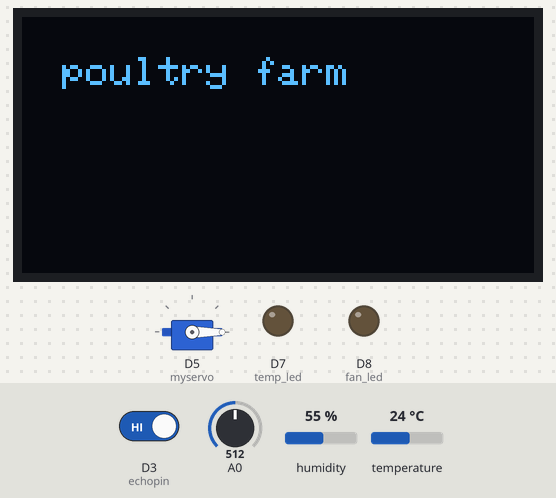
A sketch run on a simulated ESP8266 (NodeMCU). On the bench: servo, 128×64 one-colour display, output pins drawn as LEDs (lit = HIGH). The inputs (shaded band) are chosen by the test bench; at power-on: temperature 24 °C, A0 = 512, D3 (echopin) HIGH, humidity 55 %. WiFi joins after 1.5 s; servers stay silent unless stated; pins used as bus, display or sensor lines are not drawn; what the sketch prints to the serial monitor is not drawn.

Above: at 1.9 s.
At 3.1 s:
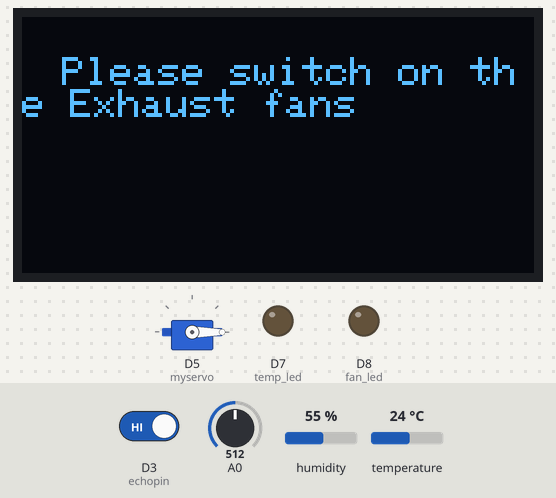
3.2 s: temperature set to 34 °C
13.9 s: temperature set to 37 °C
At 17.6 s:
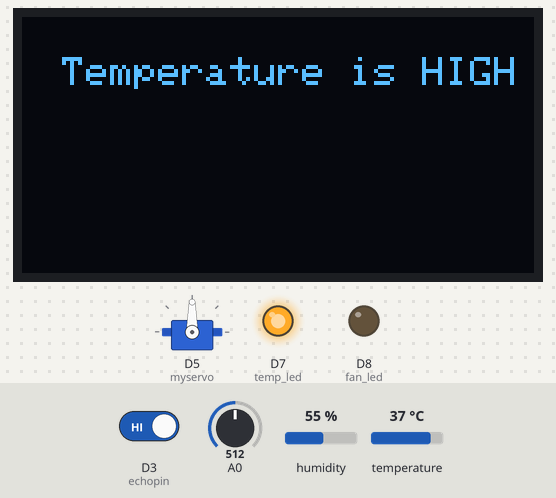
24.7 s: A0 set to 190
At 29.7 s:
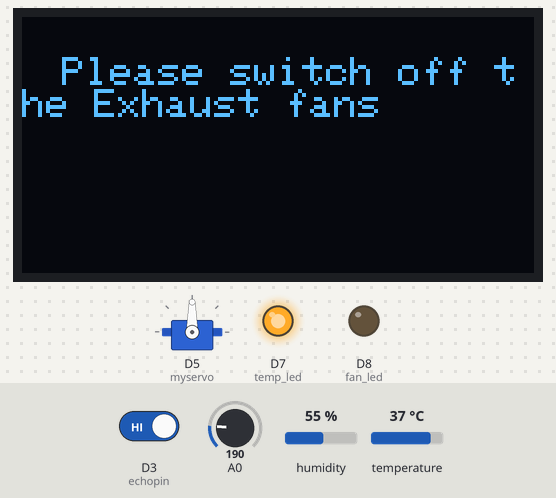
37.5 s: temperature set to 12 °C
At 44.1 s:
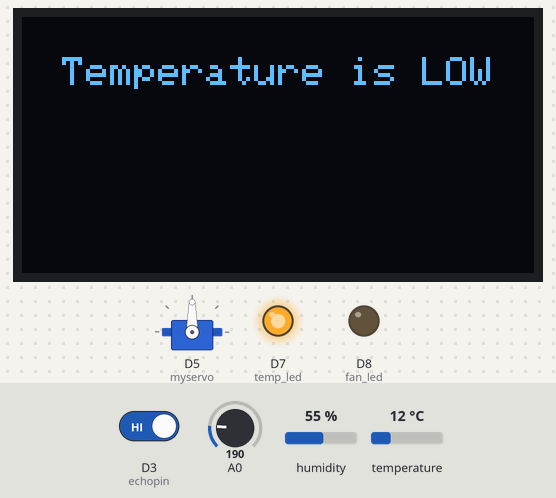
50.3 s: temperature set to 23 °C
57.4 s: temperature set to 26 °C
At 66.1 s:
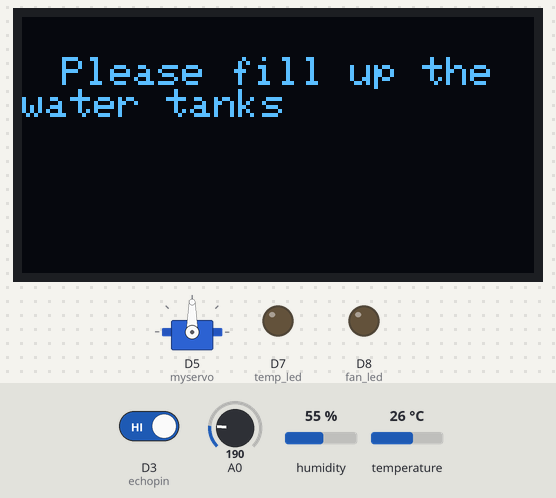
Timing chart, 0 to 67.6 s (numbered marks = the images above; inputs shaded):
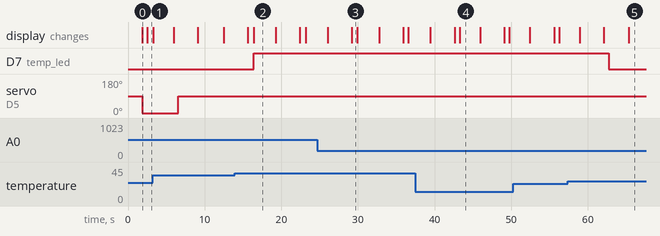

The sketch:

poultry_sample.ino
```cpp
#include <Wire.h>
#include <Adafruit_SSD1306.h>
#include <Adafruit_GFX.h>
#define SSD1306_LCDHEIGHT 64
#define OLED_ADDR   0x3C
Adafruit_SSD1306 display(-1);
#if (SSD1306_LCDHEIGHT != 64)
#error("Height incorrect, please fix Adafruit_SSD1306.h!");
#endif
#include "DHT.h"
#include <Servo.h>
Servo myservo;
#define  DHTPIN D0
#define DHTTYPE DHT11
DHT dht(DHTPIN, DHTTYPE);
int temp_led=D7;
int fan_led=D8;
#define echopin D3
#define trigpin D4
#include <BlynkSimpleEsp8266.h>
#define BLYNK_PRINT Serial
#include <SimpleTimer.h>
SimpleTimer timer;


char auth[] = "e77812f7ef6447a094f30e0fad83f02b";
char ssid[] = "kevin";
char pass[] = "12345678i";


void setup()

{
  Serial.begin(9600);
  Blynk.begin(auth, ssid, pass);
  dht.begin();
  pinMode(temp_led,OUTPUT);
  pinMode(fan_led,OUTPUT);
  pinMode(D3,INPUT);
  pinMode(D4,OUTPUT);
  myservo.attach(D5);
  display.begin(SSD1306_SWITCHCAPVCC, OLED_ADDR);
  display.clearDisplay();
  display.setTextSize(1);
  display.setTextColor(WHITE);
  display.setCursor(10,10);
  display.print("poultry farm");
  Serial.println("poultry farm");
  display.display();
     myservo.write(0);
  delay(100);
  }


  BLYNK_WRITE(10)
{
if (param.asInt()) {
digitalWrite(fan_led, HIGH);
} else {
digitalWrite(fan_led, LOW);
}
}


  void loop()
{
   Blynk.run();
  timer.run();


  //gas sensor start
  int analogSensor = analogRead(A0);
  Serial.print("Pin A0: ");
  Serial.println(analogSensor);
  delay(500);
 if (analogSensor >200)
  {
   display.begin(SSD1306_SWITCHCAPVCC, OLED_ADDR);
   display.clearDisplay();
   display.setTextSize(1);
   display.setTextColor(WHITE);
   display.setCursor(10,10);
   display.print("Please switch on the Exhaust fans");
   display.display();
      char k[]=("Please switch on the Exhaust fans");
 Blynk.virtualWrite(V7, k);
      delay(100);
      Serial.println("Please switch on the Exhaust fans");
  }
else
  {
     display.begin(SSD1306_SWITCHCAPVCC, OLED_ADDR);
   display.clearDisplay();
   display.setTextSize(1);
   display.setTextColor(WHITE);
   display.setCursor(10,10);
   display.print("Please switch off the Exhaust fans");
   display.display();
         char o[]=("Please switch off the Exhaust fans");
 Blynk.virtualWrite(V7, o);
   Serial.println("Please switch off the Exhaust fans");

    }
  delay(100);
  //gas sensor end

  //dht11 start
  float t = dht.readTemperature();
  Serial.println(t);
  delay(500);
 Blynk.virtualWrite(V3, t);

if(t>35)
  {
   display.begin(SSD1306_SWITCHCAPVCC, OLED_ADDR);
   display.clearDisplay();
   display.setTextSize(1);
   display.setTextColor(WHITE);
   display.setCursor(10,10);
   display.print("Temperature is HIGH");
   display.display();
   Serial.println("Temperature is HIGH");
   digitalWrite(temp_led, HIGH); //Red
   delay(200);
      char i[]=("Temperature is High");
 Blynk.virtualWrite(V5, i);
      delay(100);
  }
else if(t<25)
  {
   display.begin(SSD1306_SWITCHCAPVCC, OLED_ADDR);
   display.clearDisplay();
   display.setTextSize(1);
   display.setTextColor(WHITE);
   display.setCursor(10,10);
   display.print("Temperature is LOW");
   display.display();
   Serial.println("Temperature is LOW");
      char h[]=("Temperature is Low");
 Blynk.virtualWrite(V5, h);
      delay(100);
  }
else
{
  digitalWrite(temp_led,  LOW);
     char j[]=("Temperature is Normal");
 Blynk.virtualWrite(V5, j);
      delay(100);
}
//dht11 end

//ultrasoinc start
  digitalWrite(D4,HIGH);
  delay(1000);
  digitalWrite(D4,LOW);
  int duration = pulseIn(echopin,HIGH);
  int distance = (duration/2)*0.0343;
  Serial.println("distance:  ");
  Serial.println(distance);
  delay(500);
if(distance<5)
 {
  display.begin(SSD1306_SWITCHCAPVCC, OLED_ADDR);
  display.clearDisplay();
  display.setTextSize(1);
  display.setTextColor(WHITE);
  display.setCursor(10,10);
  display.print("Please fill up the water tanks");
  display.display();
  Serial.println("Please fill up the water tanks");
  delay(500);
   char w[]=("Fill up the Tanks");
 Blynk.virtualWrite(V1, w);
      delay(100);
   myservo.write(90);
  delay(2000);
 }
else if(distance>10)
 {
  display.begin(SSD1306_SWITCHCAPVCC, OLED_ADDR);
  display.clearDisplay();
  display.setTextSize(1);
  display.setTextColor(WHITE);
  display.setCursor(10,10);
  display.print("Water tank is full");
  display.display();
  Serial.println("Water tank is full");
  delay(500);
   char a[]=("Water Quantity is Optimal");
 Blynk.virtualWrite(V1, a);
      delay(100);
   myservo.write(0);
  delay(100);
 }
 else
 {
 }
 //ultrasoinc end

  //servo start
  //myservo.write(90);
 // delay(2000);
 // myservo.write(0);
  //delay(100);

 //servo end
}
```

Measured:
- the behaviour switches between 35 and 36 °C on temperature (found by bisection; images 1 and 2)
- the behaviour switches between 24 and 25 °C on temperature (found by bisection; images 4 and 5)
- after the input at 13.9 s, D7 (temp_led): LOW → HIGH after 2.5 s; the display: first differs from a run without the input after 2.5 s (image 2)
- after the input at 24.7 s, the display: first differs from a run without the input after 4.5 s (image 3)
- after the input at 37.5 s, the display: first differs from a run without the input after 5.8 s (image 4)
- after the input at 57.4 s, D7 (temp_led): HIGH → LOW after 5.3 s
- what the display in image 0 shows lasts 0.6 s, from 1.9 s to 2.5 s
